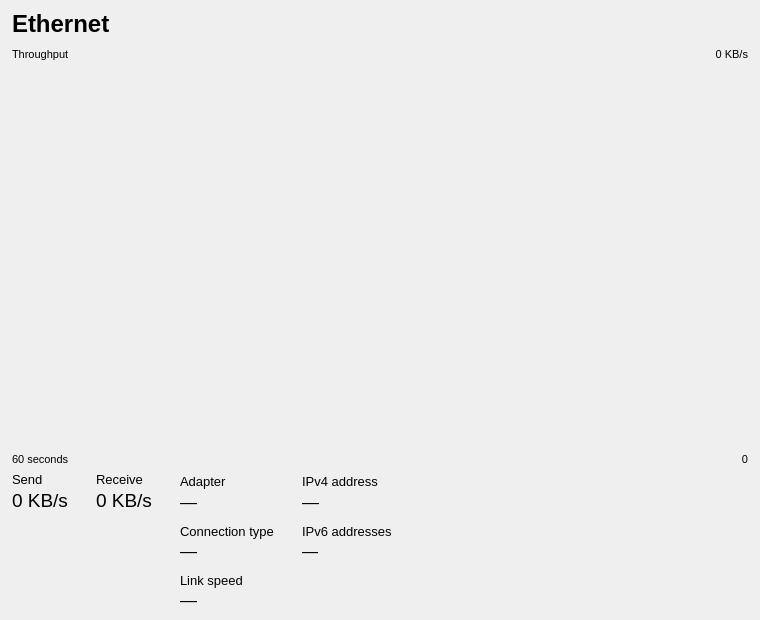
<?xml version="1.0" encoding="UTF-8"?>
<ui version="4.0">
 <class>NetworkDetailWidget</class>
 <widget class="QWidget" name="NetworkDetailWidget">
  <property name="geometry">
   <rect>
    <x>0</x>
    <y>0</y>
    <width>760</width>
    <height>620</height>
   </rect>
  </property>
  <layout class="QVBoxLayout" name="verticalLayout" stretch="0,0,1,0,0">
   <property name="spacing">
    <number>6</number>
   </property>
   <property name="leftMargin">
    <number>12</number>
   </property>
   <property name="topMargin">
    <number>10</number>
   </property>
   <property name="rightMargin">
    <number>12</number>
   </property>
   <property name="bottomMargin">
    <number>10</number>
   </property>
   <item>
    <layout class="QHBoxLayout" name="headerLayout">
     <item>
      <widget class="QLabel" name="titleLabel">
       <property name="styleSheet">
        <string>font-size: 18pt; font-weight: bold;</string>
       </property>
       <property name="text">
        <string>Ethernet</string>
       </property>
      </widget>
     </item>
     <item>
      <spacer>
       <property name="orientation">
        <enum>Qt::Orientation::Horizontal</enum>
       </property>
       <property name="sizeHint" stdset="0">
        <size>
         <width>40</width>
         <height>0</height>
        </size>
       </property>
      </spacer>
     </item>
    </layout>
   </item>
   <item>
    <layout class="QHBoxLayout" name="throughputLabelLayout">
     <item>
      <widget class="QLabel" name="throughputLabel">
       <property name="styleSheet">
        <string>font-size: 8pt;</string>
       </property>
       <property name="text">
        <string>Throughput</string>
       </property>
      </widget>
     </item>
     <item>
      <spacer>
       <property name="orientation">
        <enum>Qt::Orientation::Horizontal</enum>
       </property>
       <property name="sizeHint" stdset="0">
        <size>
         <width>40</width>
         <height>20</height>
        </size>
       </property>
      </spacer>
     </item>
     <item>
      <widget class="QLabel" name="throughputGraphMaxLabel">
       <property name="styleSheet">
        <string>font-size: 8pt;</string>
       </property>
       <property name="text">
        <string>0 KB/s</string>
       </property>
       <property name="alignment">
        <set>Qt::AlignmentFlag::AlignRight|Qt::AlignmentFlag::AlignTrailing|Qt::AlignmentFlag::AlignVCenter</set>
       </property>
      </widget>
     </item>
    </layout>
   </item>
   <item>
    <widget class="Perf::GraphWidget" name="throughputGraphWidget" native="true">
     <property name="sizePolicy">
      <sizepolicy hsizetype="Expanding" vsizetype="Expanding">
       <horstretch>0</horstretch>
       <verstretch>1</verstretch>
      </sizepolicy>
     </property>
    </widget>
   </item>
   <item>
    <layout class="QHBoxLayout" name="timeAxisLayout">
     <item>
      <widget class="QLabel" name="timeLeftLabel">
       <property name="styleSheet">
        <string>font-size: 8pt;</string>
       </property>
       <property name="text">
        <string>60 seconds</string>
       </property>
      </widget>
     </item>
     <item>
      <spacer>
       <property name="orientation">
        <enum>Qt::Orientation::Horizontal</enum>
       </property>
       <property name="sizeHint" stdset="0">
        <size>
         <width>40</width>
         <height>0</height>
        </size>
       </property>
      </spacer>
     </item>
     <item>
      <widget class="QLabel" name="timeRightLabel">
       <property name="styleSheet">
        <string>font-size: 8pt;</string>
       </property>
       <property name="text">
        <string>0</string>
       </property>
       <property name="alignment">
        <set>Qt::AlignmentFlag::AlignRight|Qt::AlignmentFlag::AlignTrailing|Qt::AlignmentFlag::AlignVCenter</set>
       </property>
      </widget>
     </item>
    </layout>
   </item>
      <item>
    <layout class="QGridLayout" name="statsGrid">
     <property name="horizontalSpacing"><number>28</number></property>
     <property name="verticalSpacing"><number>12</number></property>

     <!-- Column 0 -->
     <item row="0" column="0">
      <layout class="QVBoxLayout" name="sendLayout">
       <property name="spacing"><number>2</number></property>
       <item>
        <widget class="QLabel" name="sendLabel">
         <property name="styleSheet"><string>font-size: 10pt;</string></property>
         <property name="text"><string>Send</string></property>
        </widget>
       </item>
       <item>
        <widget class="QLabel" name="sendValueLabel">
         <property name="styleSheet"><string>font-size: 14pt;</string></property>
         <property name="text"><string>0 KB/s</string></property>
        </widget>
       </item>
      </layout>
     </item>

     <!-- Column 1 -->
     <item row="0" column="1">
      <layout class="QVBoxLayout" name="receiveLayout">
       <property name="spacing"><number>2</number></property>
       <item>
        <widget class="QLabel" name="receiveLabel">
         <property name="styleSheet"><string>font-size: 10pt;</string></property>
         <property name="text"><string>Receive</string></property>
        </widget>
       </item>
       <item>
        <widget class="QLabel" name="receiveValueLabel">
         <property name="styleSheet"><string>font-size: 14pt;</string></property>
         <property name="text"><string>0 KB/s</string></property>
        </widget>
       </item>
      </layout>
     </item>

     <!-- Column 2 -->
     <item row="0" column="2">
      <layout class="QVBoxLayout" name="adapterLayout">
       <property name="spacing"><number>2</number></property>
       <item>
        <widget class="QLabel" name="adapterLabel">
         <property name="styleSheet"><string>font-size: 10pt;</string></property>
         <property name="text"><string>Adapter</string></property>
        </widget>
       </item>
       <item>
        <widget class="QLabel" name="adapterValueLabel">
         <property name="styleSheet"><string>font-size: 13pt;</string></property>
         <property name="text"><string>—</string></property>
        </widget>
       </item>
      </layout>
     </item>
     <item row="1" column="2">
      <layout class="QVBoxLayout" name="typeLayout">
       <property name="spacing"><number>2</number></property>
       <item>
        <widget class="QLabel" name="typeLabel">
         <property name="styleSheet"><string>font-size: 10pt;</string></property>
         <property name="text"><string>Connection type</string></property>
        </widget>
       </item>
       <item>
        <widget class="QLabel" name="typeValueLabel">
         <property name="styleSheet"><string>font-size: 13pt;</string></property>
         <property name="text"><string>—</string></property>
        </widget>
       </item>
      </layout>
     </item>
     <item row="2" column="2">
      <layout class="QVBoxLayout" name="speedLayout">
       <property name="spacing"><number>2</number></property>
       <item>
        <widget class="QLabel" name="speedLabel">
         <property name="styleSheet"><string>font-size: 10pt;</string></property>
         <property name="text"><string>Link speed</string></property>
        </widget>
       </item>
       <item>
        <widget class="QLabel" name="speedValueLabel">
         <property name="styleSheet"><string>font-size: 13pt;</string></property>
         <property name="text"><string>—</string></property>
        </widget>
       </item>
      </layout>
     </item>

     <!-- Column 3 -->
     <item row="0" column="3">
      <layout class="QVBoxLayout" name="ipv4Layout">
       <property name="spacing"><number>2</number></property>
       <item>
        <widget class="QLabel" name="ipv4Label">
         <property name="styleSheet"><string>font-size: 10pt;</string></property>
         <property name="text"><string>IPv4 address</string></property>
        </widget>
       </item>
       <item>
        <widget class="QLabel" name="ipv4ValueLabel">
         <property name="styleSheet"><string>font-size: 13pt;</string></property>
         <property name="text"><string>—</string></property>
        </widget>
       </item>
      </layout>
     </item>
     <item row="1" column="3">
      <layout class="QVBoxLayout" name="ipv6Layout">
       <property name="spacing"><number>2</number></property>
       <item>
        <widget class="QLabel" name="ipv6Label">
         <property name="styleSheet"><string>font-size: 10pt;</string></property>
         <property name="text"><string>IPv6 addresses</string></property>
         <property name="alignment"><set>Qt::AlignmentFlag::AlignLeading|Qt::AlignmentFlag::AlignLeft|Qt::AlignmentFlag::AlignTop</set></property>
        </widget>
       </item>
       <item>
        <widget class="QLabel" name="ipv6ValueLabel">
         <property name="styleSheet"><string>font-size: 12pt;</string></property>
         <property name="text"><string>—</string></property>
         <property name="alignment"><set>Qt::AlignmentFlag::AlignLeading|Qt::AlignmentFlag::AlignLeft|Qt::AlignmentFlag::AlignTop</set></property>
         <property name="wordWrap"><bool>true</bool></property>
        </widget>
       </item>
      </layout>
     </item>

     <!-- Spacer Column 4 -->
     <item row="0" column="4">
      <spacer name="statsGridSpacer">
       <property name="orientation"><enum>Qt::Horizontal</enum></property>
       <property name="sizeHint" stdset="0">
        <size><width>40</width><height>20</height></size>
       </property>
      </spacer>
     </item>
    </layout>
   </item>
  </layout>
 </widget>
 <customwidgets>
  <customwidget>
   <class>Perf::GraphWidget</class>
   <extends>QWidget</extends>
   <header>perf/graphwidget.h</header>
  </customwidget>
 </customwidgets>
 <resources/>
 <connections/>
</ui>
